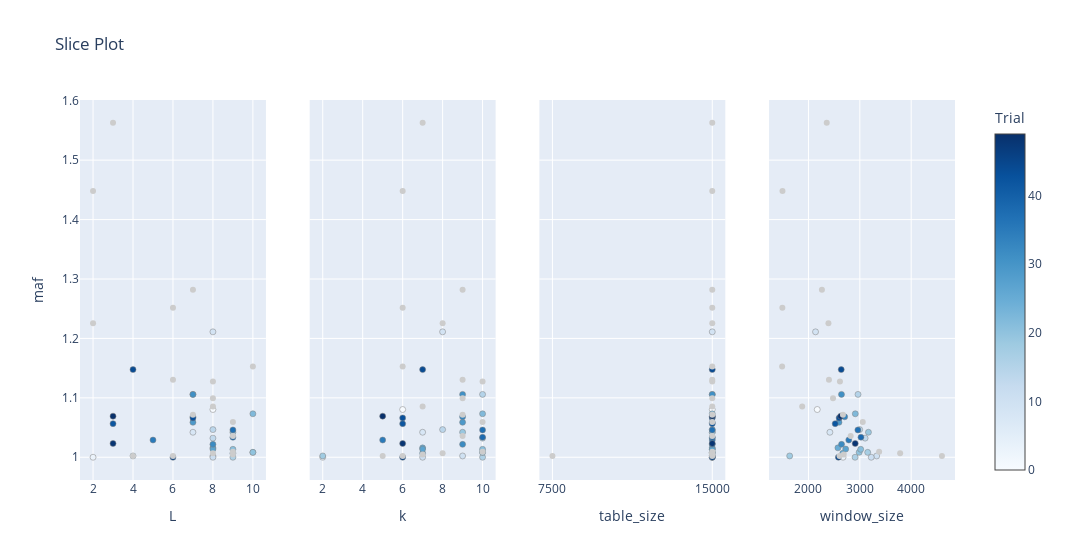

Notebook code for this chart:
### Code cell
plot_slice(lsh_study, target = lambda t: t.values[0], target_name = 'maf')

### Figure 1 — Plotly figure (JSON) as saved in the notebook; plotly's stock layout.template omitted (floating-point values rounded to 4 significant figures)
{"data": [{"marker": {"color": [0, 3, 8, 9, 10, 11, 13, 14, 15, 16, 17, 18, 19, 20, 21, 22, 25, 26, 27, 29, 31, 32, 33, 35, 37, 38, 42, 43, 44, 45, 48, 49], "colorbar": {"title": {"text": "Trial"}, "x": 1, "xpad": 40}, "colorscale": [[0, "rgb(247,251,255)"], [0.125, "rgb(222,235,247)"], [0.25, "rgb(198,219,239)"], [0.375, "rgb(158,202,225)"], [0.5, "rgb(107,174,214)"], [0.625, "rgb(66,146,198)"], [0.75, "rgb(33,113,181)"], [0.875, "rgb(8,81,156)"], [1, "rgb(8,48,107)"]], "line": {"color": "Grey", "width": 0.5}, "showscale": true}, "mode": "markers", "name": "Feasible Trial", "showlegend": false, "type": "scatter", "x": [8, 2, 7, 8, 8, 8, 8, 8, 7, 9, 10, 4, 9, 10, 9, 10, 8, 9, 8, 7, 7, 8, 7, 5, 9, 9, 3, 7, 4, 6, 3, 3], "xaxis": "x", "y": [1.08, 1, 1.042, 1.211, 1.002, 1, 1.032, 1.047, 1.106, 1, 1.008, 1.002, 1.042, 1.008, 1.013, 1.073, 1.016, 1.007, 1.014, 1.059, 1.106, 1.022, 1.068, 1.029, 1.046, 1.034, 1.057, 1.066, 1.148, 1, 1.023, 1.069], "yaxis": "y"}, {"marker": {"color": "#cccccc"}, "mode": "markers", "name": "Infeasible Trial", "showlegend": false, "type": "scatter", "x": [4, 8, 6, 10, 8, 2, 8, 9, 8, 9, 6, 7, 6, 9, 9, 7, 2, 3], "xaxis": "x", "y": [1.002, 1.085, 1.252, 1.153, 1.099, 1.448, 1.007, 1.059, 1.127, 1.005, 1.13, 1.282, 1.002, 1.009, 1.036, 1.071, 1.225, 1.563], "yaxis": "y"}, {"marker": {"color": [0, 3, 8, 9, 10, 11, 13, 14, 15, 16, 17, 18, 19, 20, 21, 22, 25, 26, 27, 29, 31, 32, 33, 35, 37, 38, 42, 43, 44, 45, 48, 49], "colorbar": {"title": {"text": "Trial"}, "x": 1, "xpad": 40}, "colorscale": [[0, "rgb(247,251,255)"], [0.125, "rgb(222,235,247)"], [0.25, "rgb(198,219,239)"], [0.375, "rgb(158,202,225)"], [0.5, "rgb(107,174,214)"], [0.625, "rgb(66,146,198)"], [0.75, "rgb(33,113,181)"], [0.875, "rgb(8,81,156)"], [1, "rgb(8,48,107)"]], "line": {"color": "Grey", "width": 0.5}, "showscale": false}, "mode": "markers", "name": "Feasible Trial", "showlegend": false, "type": "scatter", "x": [6, 2, 7, 8, 9, 7, 10, 8, 10, 10, 10, 2, 9, 10, 10, 10, 7, 7, 7, 9, 9, 9, 9, 5, 10, 10, 6, 6, 7, 6, 6, 5], "xaxis": "x2", "y": [1.08, 1, 1.042, 1.211, 1.002, 1, 1.032, 1.047, 1.106, 1, 1.008, 1.002, 1.042, 1.008, 1.013, 1.073, 1.016, 1.007, 1.014, 1.059, 1.106, 1.022, 1.068, 1.029, 1.046, 1.034, 1.057, 1.066, 1.148, 1, 1.023, 1.069], "yaxis": "y2"}, {"marker": {"color": "#cccccc"}, "mode": "markers", "name": "Infeasible Trial", "showlegend": false, "type": "scatter", "x": [5, 7, 6, 6, 9, 6, 8, 10, 10, 7, 9, 9, 6, 10, 9, 9, 8, 7], "xaxis": "x2", "y": [1.002, 1.085, 1.252, 1.153, 1.099, 1.448, 1.007, 1.059, 1.127, 1.005, 1.13, 1.282, 1.002, 1.009, 1.036, 1.071, 1.225, 1.563], "yaxis": "y2"}, {"marker": {"color": [0, 3, 8, 9, 10, 11, 13, 14, 15, 16, 17, 18, 19, 20, 21, 22, 25, 26, 27, 29, 31, 32, 33, 35, 37, 38, 42, 43, 44, 45, 48, 49], "colorbar": {"title": {"text": "Trial"}, "x": 1, "xpad": 40}, "colorscale": [[0, "rgb(247,251,255)"], [0.125, "rgb(222,235,247)"], [0.25, "rgb(198,219,239)"], [0.375, "rgb(158,202,225)"], [0.5, "rgb(107,174,214)"], [0.625, "rgb(66,146,198)"], [0.75, "rgb(33,113,181)"], [0.875, "rgb(8,81,156)"], [1, "rgb(8,48,107)"]], "line": {"color": "Grey", "width": 0.5}, "showscale": false}, "mode": "markers", "name": "Feasible Trial", "showlegend": false, "type": "scatter", "x": [15000, 15000, 15000, 15000, 15000, 15000, 15000, 15000, 15000, 15000, 15000, 15000, 15000, 15000, 15000, 15000, 15000, 15000, 15000, 15000, 15000, 15000, 15000, 15000, 15000, 15000, 15000, 15000, 15000, 15000, 15000, 15000], "xaxis": "x3", "y": [1.08, 1, 1.042, 1.211, 1.002, 1, 1.032, 1.047, 1.106, 1, 1.008, 1.002, 1.042, 1.008, 1.013, 1.073, 1.016, 1.007, 1.014, 1.059, 1.106, 1.022, 1.068, 1.029, 1.046, 1.034, 1.057, 1.066, 1.148, 1, 1.023, 1.069], "yaxis": "y3"}, {"marker": {"color": "#cccccc"}, "mode": "markers", "name": "Infeasible Trial", "showlegend": false, "type": "scatter", "x": [7500, 15000, 15000, 15000, 15000, 15000, 15000, 15000, 15000, 15000, 15000, 15000, 15000, 15000, 15000, 15000, 15000, 15000], "xaxis": "x3", "y": [1.002, 1.085, 1.252, 1.153, 1.099, 1.448, 1.007, 1.059, 1.127, 1.005, 1.13, 1.282, 1.002, 1.009, 1.036, 1.071, 1.225, 1.563], "yaxis": "y3"}, {"marker": {"color": [0, 3, 8, 9, 10, 11, 13, 14, 15, 16, 17, 18, 19, 20, 21, 22, 25, 26, 27, 29, 31, 32, 33, 35, 37, 38, 42, 43, 44, 45, 48, 49], "colorbar": {"title": {"text": "Trial"}, "x": 1, "xpad": 40}, "colorscale": [[0, "rgb(247,251,255)"], [0.125, "rgb(222,235,247)"], [0.25, "rgb(198,219,239)"], [0.375, "rgb(158,202,225)"], [0.5, "rgb(107,174,214)"], [0.625, "rgb(66,146,198)"], [0.75, "rgb(33,113,181)"], [0.875, "rgb(8,81,156)"], [1, "rgb(8,48,107)"]], "line": {"color": "Grey", "width": 0.5}, "showscale": false}, "mode": "markers", "name": "Feasible Trial", "showlegend": false, "type": "scatter", "x": [2171, 2673, 2417, 2138, 3328, 3222, 3103, 2997, 2965, 2908, 3153, 1634, 3168, 2987, 3017, 2912, 2573, 2668, 2725, 2594, 2643, 2644, 2705, 2785, 2962, 3022, 2520, 2597, 2638, 2583, 2910, 2627], "xaxis": "x4", "y": [1.08, 1, 1.042, 1.211, 1.002, 1, 1.032, 1.047, 1.106, 1, 1.008, 1.002, 1.042, 1.008, 1.013, 1.073, 1.016, 1.007, 1.014, 1.059, 1.106, 1.022, 1.068, 1.029, 1.046, 1.034, 1.057, 1.066, 1.148, 1, 1.023, 1.069], "yaxis": "y4"}, {"marker": {"color": "#cccccc"}, "mode": "markers", "name": "Infeasible Trial", "showlegend": false, "type": "scatter", "x": [4599, 1878, 1492, 1487, 2478, 1494, 3785, 3057, 2613, 2686, 2399, 2262, 2604, 3376, 2822, 2671, 2389, 2356], "xaxis": "x4", "y": [1.002, 1.085, 1.252, 1.153, 1.099, 1.448, 1.007, 1.059, 1.127, 1.005, 1.13, 1.282, 1.002, 1.009, 1.036, 1.071, 1.225, 1.563], "yaxis": "y4"}], "layout": {"title": {"text": "Slice Plot"}, "width": 1200, "xaxis": {"anchor": "y", "domain": [0, 0.2125], "title": {"text": "L"}}, "xaxis2": {"anchor": "y2", "domain": [0.2625, 0.475], "title": {"text": "k"}}, "xaxis3": {"anchor": "y3", "categoryarray": [3750, 7500, 15000], "categoryorder": "array", "domain": [0.525, 0.7375], "title": {"text": "table_size"}, "type": "category"}, "xaxis4": {"anchor": "y4", "domain": [0.7875, 1], "title": {"text": "window_size"}}, "yaxis": {"anchor": "x", "domain": [0, 1], "title": {"text": "maf"}}, "yaxis2": {"anchor": "x2", "domain": [0, 1], "matches": "y", "showticklabels": false}, "yaxis3": {"anchor": "x3", "domain": [0, 1], "matches": "y", "showticklabels": false}, "yaxis4": {"anchor": "x4", "domain": [0, 1], "matches": "y", "showticklabels": false}}}
